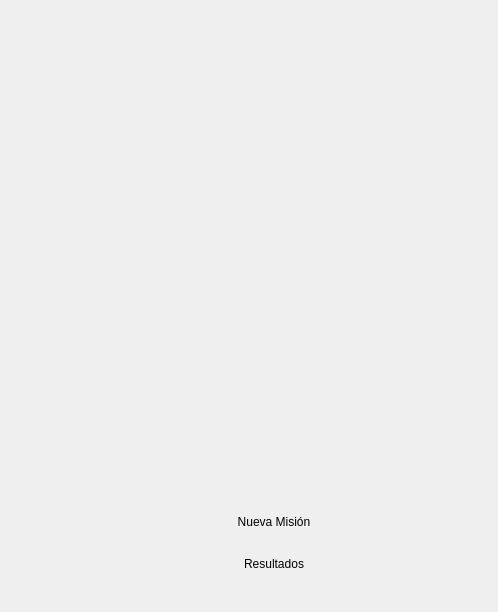
        <widget class="QWidget" name="area1Page1">
         <layout class="QGridLayout" name="gridLayout_6">
          <item row="0" column="0">
           <layout class="QGridLayout" name="gridLayout_5">
            <item row="17" column="2">
             <spacer name="verticalSpacer">
              <property name="orientation">
               <enum>Qt::Vertical</enum>
              </property>
              <property name="sizeType">
               <enum>QSizePolicy::Maximum</enum>
              </property>
              <property name="sizeHint" stdset="0">
               <size>
                <width>0</width>
                <height>0</height>
               </size>
              </property>
             </spacer>
            </item>
            <item row="15" column="0">
             <spacer name="horizontalSpacer_2">
              <property name="orientation">
               <enum>Qt::Horizontal</enum>
              </property>
              <property name="sizeType">
               <enum>QSizePolicy::Fixed</enum>
              </property>
              <property name="sizeHint" stdset="0">
               <size>
                <width>50</width>
                <height>20</height>
               </size>
              </property>
             </spacer>
            </item>
            <item row="15" column="5">
             <widget class="QLabel" name="PSIIcon">
              <property name="sizePolicy">
               <sizepolicy hsizetype="Maximum" vsizetype="Maximum">
                <horstretch>0</horstretch>
                <verstretch>0</verstretch>
               </sizepolicy>
              </property>
              <property name="maximumSize">
               <size>
                <width>250</width>
                <height>90</height>
               </size>
              </property>
              <property name="text">
               <string/>
              </property>
              <property name="pixmap">
               <pixmap resource="imagenes.qrc">:/psi/Imagenes/PSI.svg</pixmap>
              </property>
              <property name="scaledContents">
               <bool>true</bool>
              </property>
             </widget>
            </item>
            <item row="0" column="3">
             <spacer name="verticalSpacer_2">
              <property name="orientation">
               <enum>Qt::Vertical</enum>
              </property>
              <property name="sizeType">
               <enum>QSizePolicy::Expanding</enum>
              </property>
              <property name="sizeHint" stdset="0">
               <size>
                <width>20</width>
                <height>40</height>
               </size>
              </property>
             </spacer>
            </item>
            <item row="9" column="3">
             <spacer name="verticalSpacer_3">
              <property name="orientation">
               <enum>Qt::Vertical</enum>
              </property>
              <property name="sizeType">
               <enum>QSizePolicy::Expanding</enum>
              </property>
              <property name="sizeHint" stdset="0">
               <size>
                <width>20</width>
                <height>40</height>
               </size>
              </property>
             </spacer>
            </item>
            <item row="1" column="3" rowspan="4">
             <widget class="QLabel" name="dronIcon">
              <property name="sizePolicy">
               <sizepolicy hsizetype="Maximum" vsizetype="Maximum">
                <horstretch>0</horstretch>
                <verstretch>0</verstretch>
               </sizepolicy>
              </property>
              <property name="minimumSize">
               <size>
                <width>400</width>
                <height>400</height>
               </size>
              </property>
              <property name="maximumSize">
               <size>
                <width>500</width>
                <height>500</height>
               </size>
              </property>
              <property name="baseSize">
               <size>
                <width>100</width>
                <height>100</height>
               </size>
              </property>
              <property name="text">
               <string/>
              </property>
              <property name="pixmap">
               <pixmap resource="imagenes.qrc">:/dron/Imagenes/DronLogoInicio.svg</pixmap>
              </property>
              <property name="scaledContents">
               <bool>true</bool>
              </property>
             </widget>
            </item>
            <item row="15" column="2">
             <widget class="QLabel" name="univalleIcon">
              <property name="sizePolicy">
               <sizepolicy hsizetype="Maximum" vsizetype="Maximum">
                <horstretch>0</horstretch>
                <verstretch>0</verstretch>
               </sizepolicy>
              </property>
              <property name="maximumSize">
               <size>
                <width>70</width>
                <height>90</height>
               </size>
              </property>
              <property name="text">
               <string/>
              </property>
              <property name="pixmap">
               <pixmap resource="imagenes.qrc">:/uv/Imagenes/Univalle.svg</pixmap>
              </property>
              <property name="scaledContents">
               <bool>true</bool>
              </property>
             </widget>
            </item>
            <item row="11" column="3">
             <widget class="QPushButton" name="configuracionButton">
              <property name="minimumSize">
               <size>
                <width>0</width>
                <height>50</height>
               </size>
              </property>
              <property name="maximumSize">
               <size>
                <width>500</width>
                <height>16777215</height>
               </size>
              </property>
              <property name="layoutDirection">
               <enum>Qt::LeftToRight</enum>
              </property>
              <property name="autoFillBackground">
               <bool>false</bool>
              </property>
              <property name="text">
               <string>Nueva Misión</string>
              </property>
              <property name="icon">
               <iconset resource="imagenes.qrc">
                <normaloff>:/incio/Imagenes/PackIconos/inicio/ic_queue_play_next.png</normaloff>:/incio/Imagenes/PackIconos/inicio/ic_queue_play_next.png</iconset>
              </property>
              <property name="iconSize">
               <size>
                <width>32</width>
                <height>32</height>
               </size>
              </property>
              <property name="checkable">
               <bool>false</bool>
              </property>
              <property name="autoRepeat">
               <bool>false</bool>
              </property>
              <property name="autoExclusive">
               <bool>false</bool>
              </property>
              <property name="flat">
               <bool>true</bool>
              </property>
             </widget>
            </item>
            <item row="12" column="3">
             <widget class="QPushButton" name="resultadosButton_2">
              <property name="text">
               <string>Resultados</string>
              </property>
              <property name="icon">
               <iconset resource="imagenes.qrc">
                <normaloff>:/resultados/Imagenes/PackIconos/resultados/art_track.png</normaloff>:/resultados/Imagenes/PackIconos/resultados/art_track.png</iconset>
              </property>
              <property name="iconSize">
               <size>
                <width>42</width>
                <height>42</height>
               </size>
              </property>
              <property name="flat">
               <bool>true</bool>
              </property>
             </widget>
            </item>
           </layout>
          </item>
         </layout>
        </widget>
